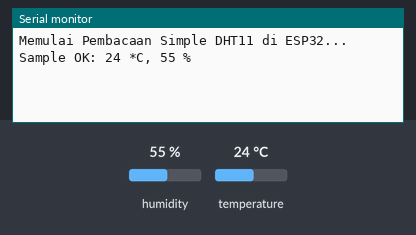
Simulated run of this sketch. Board: ESP32. Parts: the last lines printed to the serial monitor. The inputs (shaded band) are chosen by the test bench; at power-on: humidity 55 %, temperature 24 °C.

Above: at 2.2 s.
2.3 s: humidity set to 22 %
At 3.8 s:
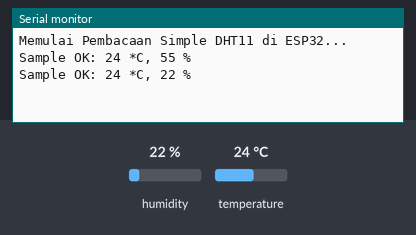
4.4 s: temperature set to 12 °C
At 6.3 s:
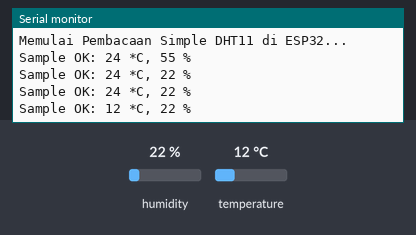
6.5 s: humidity set to 40 %
At 7.6 s:
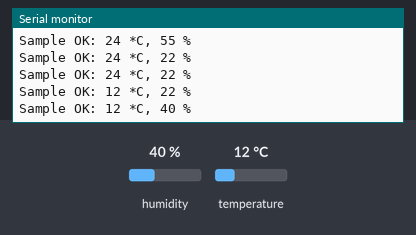
Timing chart, 0 to 9.5 s (numbered marks = the images above; inputs shaded):
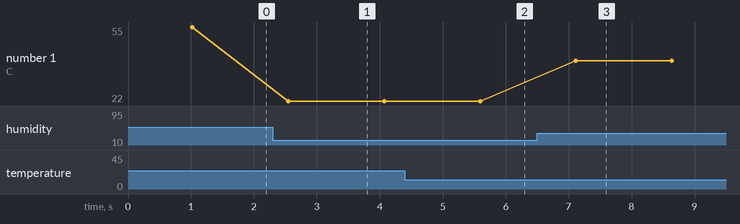

The sketch:

temperature_reader.ino
```cpp
#include <Arduino.h>
#include <SimpleDHT.h>

const int pinDHT = 4;

byte temperature = 0;
byte humidity = 0;

SimpleDHT11 dht11(pinDHT);

void KelembabanSuhu()
{
    int err = SimpleDHTErrSuccess;

    if ((err = dht11.read(&temperature, &humidity, NULL)) != SimpleDHTErrSuccess)
    {
        Serial.print("Pembacaan DHT11 gagal, err=");
        Serial.println(err);
        delay(1000);
        return;
    }

    Serial.print("Sample OK: ");
    Serial.print((int)temperature);
    Serial.print(" *C, ");
    Serial.print((int)humidity);
    Serial.println(" %");

    delay(1500);
}

void setup()
{
    Serial.begin(115200);
    Serial.println("Memulai Pembacaan Simple DHT11 di ESP32...");
    delay(1000);
}

void loop()
{
    KelembabanSuhu();
}
```

Measured:
- after the input at 2.3 s, the serial monitor: prints a new line after 0.25 s (image 1)
- after the input at 4.4 s, the serial monitor: prints a new line after 1.2 s (image 2)
- after the input at 6.5 s, the serial monitor: prints a new line after 0.62 s (image 3)
- plotted number 1: 55 → 22 after the input at 2.3 s, 22 → 40 after the input at 6.5 s
